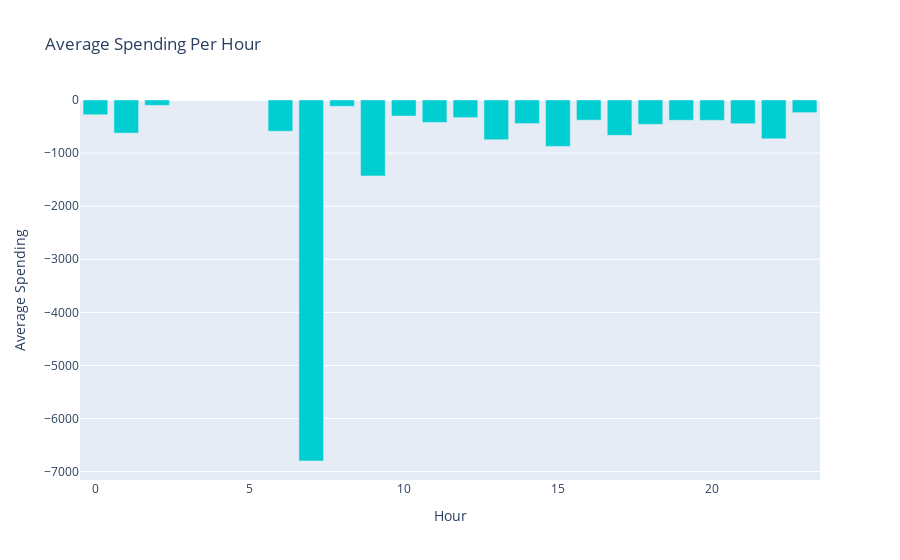

The notebook cell saved with this chart:
### Code cell
fig = px.bar(average_spending_per_hour, x=average_spending_per_hour.index, y='Amount', title='Average Spending Per Hour')
fig.update_layout(xaxis_title='Hour', yaxis_title='Average Spending')
fig.update_traces(marker=dict(color='darkturquoise'))
fig.show()

### Figure 1 — Plotly figure (JSON) as saved in the notebook; plotly's stock layout.template omitted (floating-point values rounded to 4 significant figures)
{"data": [{"alignmentgroup": "True", "hovertemplate": "Hour=%{x}<br>Amount=%{y}<extra></extra>", "legendgroup": "", "marker": {"color": "darkturquoise", "pattern": {"shape": ""}}, "name": "", "offsetgroup": "", "orientation": "v", "showlegend": false, "textposition": "auto", "type": "bar", "x": [0, 1, 2, 6, 7, 8, 9, 10, 11, 12, 13, 14, 15, 16, 17, 18, 19, 20, 21, 22, 23], "xaxis": "x", "y": [-277.5, -624.1, -101.2, -587.8, -6800, -119.2, -1430.0, -301.7, -422.1, -331.6, -747.3, -444.0, -873.6, -379.7, -665.7, -458.8, -381.4, -382.6, -446.2, -730.9, -237.9], "yaxis": "y"}], "layout": {"barmode": "relative", "legend": {"tracegroupgap": 0}, "title": {"text": "Average Spending Per Hour"}, "xaxis": {"anchor": "y", "domain": [0, 1], "title": {"text": "Hour"}}, "yaxis": {"anchor": "x", "domain": [0, 1], "title": {"text": "Average Spending"}}}}
